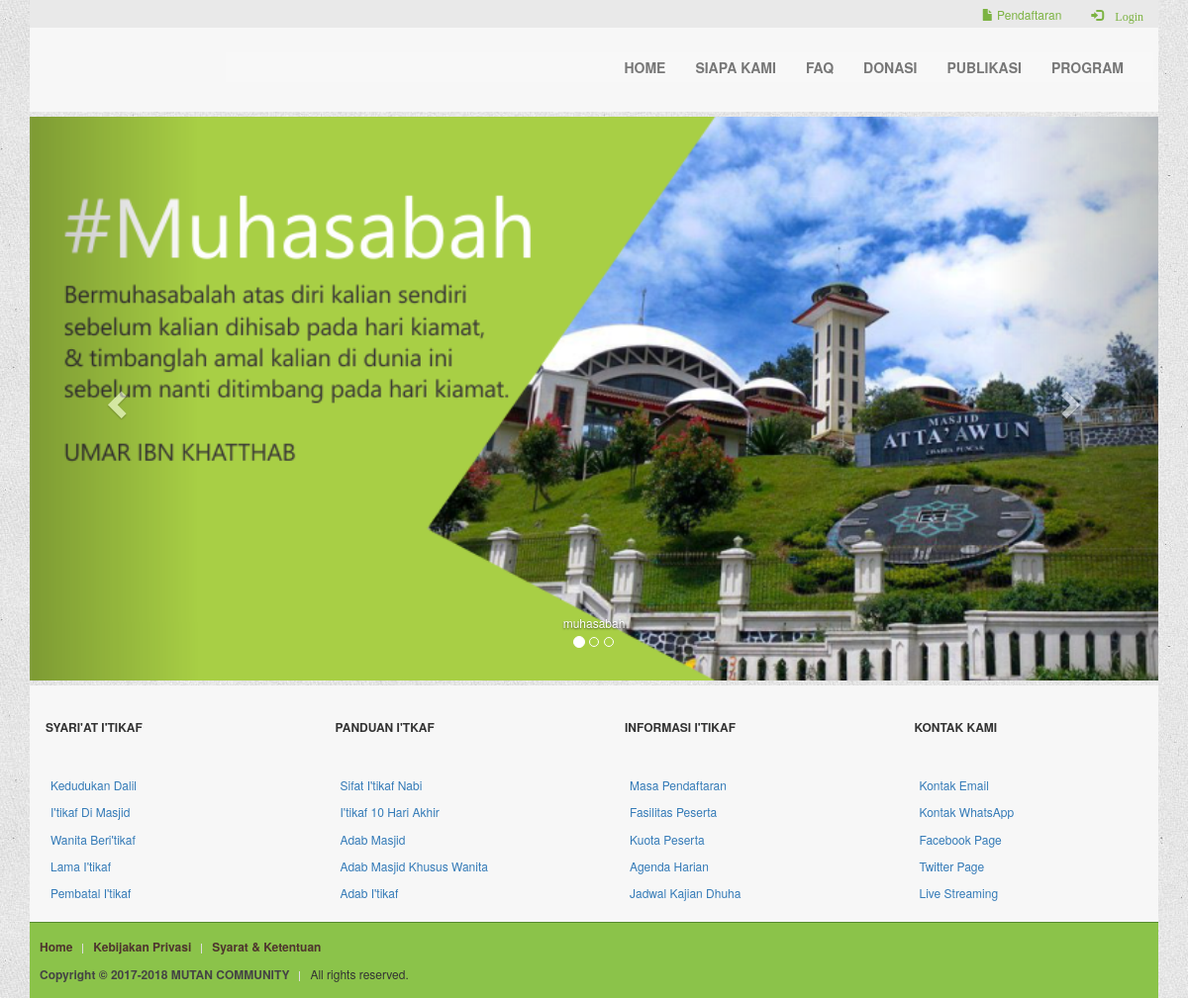
The page / on the database its author committed.
### tables this page shows
CREATE TABLE `top_menu` (
  `tm_id` int(11) NOT NULL,
  `tm_ket` varchar(50) NOT NULL,
  `tm_url` varchar(100) NOT NULL
);

CREATE TABLE `slider` (
  `slider_id` int(11) NOT NULL,
  `slider_src` varchar(20) NOT NULL,
  `slider_alt` varchar(100) NOT NULL,
  `slider_active` int(11) NOT NULL
);

CREATE TABLE `footer_header_link` (
  `fhl_id` int(11) NOT NULL,
  `fhl_header` varchar(100) NOT NULL
);

CREATE TABLE `footer_link` (
  `fl_id` int(11) NOT NULL,
  `fl_fhl` int(11) NOT NULL,
  `fl_ket` varchar(100) NOT NULL,
  `fl_link` varchar(255) NOT NULL
);

CREATE TABLE `footer_add` (
  `fa_id` int(11) NOT NULL,
  `fa_ket` varchar(50) NOT NULL,
  `fa_url` varchar(100) NOT NULL
);

### application/controllers/Welcome.php (called while the page is built, shortened)
<?php
class Welcome extends CI_Controller {
	public function index()
	{
		$this->load->model('auth_model');
		$this->load->model('welcome_model', 'wm');
		$data["res_slider"] = $this->wm->get_slider();
		$data["jml_slider"] = $this->wm->count_slider();
		$data["row_logo"] = $this->wm->get_logo();
		$data["res_tm"] = $this->wm->get_tm();
		$data["res_fa"] = $this->wm->get_fa();
		$this->load->view('template/header',$data);
		$this->load->view('welcome_message',$data);
		$this->load->view('template/footer',$data);
	}
}

### index.php (called while the page is built, shortened)
<?php
require_once BASEPATH.'core/CodeIgniter.php';

### application/models/Welcome_model.php (called while the page is built, shortened)
<?php
class Welcome_model extends CI_Model
{
    function get_slider()
    {
        $qry = $this->db->get('slider');
        return $qry->num_rows() > 0 ? $qry->result() : FALSE;
    }
    function get_tm()
    {
        $qry = $this->db->get('top_menu');
        return $qry->num_rows() > 0 ? $qry->result() : FALSE;
    }
    function get_fa()
    {
        $qry = $this->db->get('footer_add');
        return $qry->num_rows() > 0 ? $qry->result() : FALSE;
    }
}

### application/models/Auth_model.php (called while the page is built, shortened)
<?php if ( ! defined('BASEPATH')) exit('No direct script access allowed');
class Auth_model extends CI_Model
{
    function get_fheader()
    {
        $qry = $this->db->get('footer_header_link');
        return $qry->num_rows() > 0 ? $qry->result() : FALSE;
    }
    function count_fheader()
    {
        $qry = $this->db->get('footer_header_link');
        return $qry->num_rows();
    }
    function get_flink($id)
    {
        $this->db->where('fl_fhl', $id);
        $qry = $this->db->get('footer_link');
        return $qry->num_rows() > 0 ? $qry->result() : FALSE;
    }
}

### application/views/welcome_message.php (the view, shortened to what this page needs)
<?php
if ( $res_slider !== FALSE)
{
	?>
	<div id="carousel-example-generic" class="carousel slide" data-ride="carousel">
		<ol class="carousel-indicators">
			<?php
			for ($i=0; $i < $jml_slider; $i++)
			{
				$class_active = $i == 0 ? "class=\"active\"" : "";
				?>
				<li data-target="#carousel-example-generic" data-slide-to="0" <?php echo $class_active; ?>></li>
				<?php
			}
			 ?>
		</ol>
		<div class="carousel-inner" role="listbox">
			<?php
			foreach ($res_slider as $val_slider)
			{
				$class_active = $val_slider->slider_active == 1 ? "active" : "";
				?>
				<div class="item <?php echo $class_active; ?>">
					<img src="<?php echo base_url("slider/".$val_slider->slider_src); ?>" alt="<?php echo $val_slider->slider_alt; ?>" style="width:100%;">
					<div class="carousel-caption">
						<?php echo $val_slider->slider_alt; ?>
					</div>
				</div>
				<?php
			}
			?>
		</div>
		<a class="left carousel-control" href="#carousel-example-generic" role="button" data-slide="prev">
			<span class="glyphicon glyphicon-chevron-left" aria-hidden="true"></span>
		</a>
		<a class="right carousel-control" href="#carousel-example-generic" role="button" data-slide="next">
			<span class="glyphicon glyphicon-chevron-right" aria-hidden="true"></span>
		</a>
	</div>
	<?php
}
?>

### application/views/template/header.php (shortened to what this page needs)
<!DOCTYPE html>
<html lang="en">
	<head>
		<link href="<?php echo base_url("assets/bootstrap/css/bootstrap.min.css"); ?>" rel="stylesheet">
		<link rel="stylesheet" href="<?php echo base_url("assets/master.css"); ?>">
	</head>
		<body>
		<div class="container">
			<div class="tara-top visible-lg visible-md visible-sm">
				<ul class="nav navbar-nav navbar-right nav-top">
					<li><a href="<?php echo site_url("pendaftaran"); ?>"><span class="glyphicon glyphicon-file" aria-hidden="true"></span> Pendaftaran</a></li>
					<?php
					if ($this->session->userdata('is_logged_in') === TRUE)
					{
						?>
						<li><a href="<?php echo base_url("auth/logout"); ?>"><span class="glyphicon glyphicon-log-out" aria-hidden="true"> Logout</a></li>
						<?php
					}
					else
					{
						?>
						<li><a href="<?php echo base_url("cpanels"); ?>"><span class="glyphicon glyphicon-log-in" aria-hidden="true"> Login</a></li>
						<?php
					}
					?>
				</ul>
			</div>
			<div class="tara-logo visible-lg visible-md">
				<div class="row">
					<div class="col-xs-2">
					</div>
					<div class="col-xs-10 col-md-10 col-sm-10">
						<nav class="navbar navbar-default navbar-tara">
							<div class="container-fluid">
								<div class="collapse navbar-collapse">
									<ul class="nav navbar-nav navbar-right">
										<li><a href="<?php echo base_url(); ?>">HOME</a></li>
										<?php
										if ($res_tm !== FALSE)
										{
											foreach ($res_tm as $val_tm)
											{
												?>
												<li><a href="<?php echo $val_tm->tm_url; ?>"><?php echo ucwords($val_tm->tm_ket); ?></a></li>
												<?php
											}
										}
										?>
									</ul>
								</div>
							</div>
						</nav>
					</div>
				</div>
			</div>

### application/views/template/footer.php (shortened to what this page needs)
			<div class="footer-main">
				<div class="row">
					<div class="col-md-12 hidden-xs hidden-sm">
					</div>
					<div class="col-md-12 tara-margin-top">
						<?php
						$total_fhl = $this->auth_model->count_fheader();
						$res_fhl = $this->auth_model->get_fheader();
						if ($total_fhl > 0)
						{
							?>
							<div class="row">
								<?php
								foreach ($res_fhl as $val_fhl)
								{
									?>
									<div class="col-md-<?php echo 12/$total_fhl; ?>">
										<div class="panel panel-footer-tara">
											<div class="panel-heading">
												<h3class="panel-title"><b><?php echo ucwords($val_fhl->fhl_header); ?></b></h3>
											</div>
											<div class="panel-body">
												<ul class="tara-ul-link">
													<?php
													$res_flink = $this->auth_model->get_flink($val_fhl->fhl_id);
													if ($res_flink !== FALSE)
													{
														foreach ($res_flink as $val_fl)
														{
															?>
															<li><a href="<?php echo $val_fl->fl_link; ?>"><?php echo ucwords($val_fl->fl_ket); ?></a></li>
															<?php
														}
													}
													?>
												</ul>
											</div>
										</div>
									</div>
									<?php
								}
								?>
							</div>
							<?php
						}
						?>
					</div>
				</div>
			</div>
			<footer class="footer footer-add">
				<div class="row">
					<div class="col-xs-12 col-md-8">
						<ul class="uk-subnav uk-subnav-line">
							<li><a href="<?php echo base_url(); ?>">Home</a></li>
							<?php
							if ($res_fa !== FALSE)
							{
								foreach ($res_fa as $val_fa)
								{
									?>
									<li><a href="<?php echo $val_fa->fa_url; ?>"><?php echo ucwords($val_fa->fa_ket); ?></a></li>
									<?php
								}
							}
							?>
						</ul>
						<ul class="uk-subnav uk-subnav-line">
							<li><strong>Copyright &copy; 2017-2018 MUTAN COMMUNITY </strong></li>
							<li>All rights reserved.</li>
						</ul>
					</div>
				</div>
		</footer>
		</div>
	</body>
</html>

### assets/master.css (style rules this page uses)
body, html { background: #ddd url("img/bg.jpg") repeat scroll left top; }
html { min-height: 100%; }
body { min-height: 100%; font-size: 12px; }
footer { position: relative; right: 0; left: 0; bottom: 0; }
.footer { background-color: #f7f7f7; padding-top: 15px; padding-bottom: 5px; padding-right: 10px; padding-left: 10px; }
.footer-main { margin-top: 5px; background-color: #F7F7F7; border-bottom: 1px solid #558B2F; }
.footer-add { background-color: #8BC34A; }
.navbar-nav > li > a, .navbar-brand { padding-top:5px !important; padding-bottom:0 !important; height: 30px; }
.navbar { min-height:30px !important; margin-bottom: 10px; }
.tara-margin-top { margin-top: 5px; }
.navbar-tara { border: 0px; margin-top: 25px; border-radius: 0; margin-bottom: 5px; }
.tara-logo { height: 85px; background-color: #F7F7F7; padding-left: 5px; padding-right: 5px; margin-bottom: 5px; }
.tara-logo a { font-size: 14px; font-weight: bold; }
.nav-top > li > a { color: #7CB342; height: 28px; }
.uk-subnav { display: flex; flex-wrap: wrap; list-style: outside none none; margin-left: -10px; margin-top: -10px; padding: 0; }
.uk-subnav > * { flex: 0 0 auto; margin-top: 10px; padding-left: 10px; position: relative; }
.uk-subnav::after, .uk-subnav::before { content: ""; display: block; overflow: hidden; }
.uk-subnav::after { clear: both; }
.uk-subnav > * { float: left; }
.uk-subnav > * > * { color: #444; display: inline-block; }
.uk-subnav-line > *::before { content: ""; display: inline-block; height: 10px; vertical-align: middle; }
.uk-subnav-line > *:nth-child(n+2)::before { border-left: 1px solid #ddd; margin-right: 10px; }
.tara-ul-link { list-style-type: none; margin: 0; padding: 5px; }
.tara-ul-link > li { padding-top: 10px; }
.panel-footer-tara { background-color: transparent; box-shadow: 0 0 0 0; margin-bottom: 0; }
.tara-top { padding-right: 15px; background-color: #e9e9e9; height: 28px; box-sizing: border-box; }
.footer-add a { font-weight: bold; color: #4E342E; }

### rows shown on the page
top_menu: tm_ket "SIAPA KAMI"
top_menu: tm_ket "FAQ"
top_menu: tm_ket "DONASI"
top_menu: tm_ket "PUBLIKASI"
top_menu: tm_ket "PROGRAM"
slider: slider_src (picture), slider_alt "muhasabah"
footer_header_link: fhl_header "SYARI'AT I'TIKAF"
footer_link: fl_ket "Kedudukan Dalil"
footer_link: fl_ket "I'tikaf Di Masjid"
footer_link: fl_ket "Wanita Beri'tikaf"
footer_link: fl_ket "Lama I'tikaf"
footer_link: fl_ket "Pembatal I'tikaf"
footer_header_link: fhl_header "PANDUAN I'TKAF"
footer_link: fl_ket "Sifat I'tikaf Nabi"
footer_link: fl_ket "I'tikaf 10 Hari Akhir"
footer_link: fl_ket "Adab Masjid"
footer_link: fl_ket "Adab Masjid Khusus Wanita"
footer_link: fl_ket "Adab I'tikaf"
footer_header_link: fhl_header "INFORMASI I'TIKAF"
footer_link: fl_ket "Masa Pendaftaran"
footer_link: fl_ket "Fasilitas Peserta"
footer_link: fl_ket "Kuota Peserta"
footer_link: fl_ket "Agenda Harian"
footer_link: fl_ket "Jadwal Kajian Dhuha"
footer_header_link: fhl_header "KONTAK KAMI"
footer_link: fl_ket "Kontak Email"
footer_link: fl_ket "Kontak WhatsApp"
footer_link: fl_ket "Facebook Page"
footer_link: fl_ket "Twitter Page"
footer_link: fl_ket "Live Streaming"
footer_add: fa_ket "Kebijakan Privasi"
footer_add: fa_ket "Syarat & Ketentuan"
